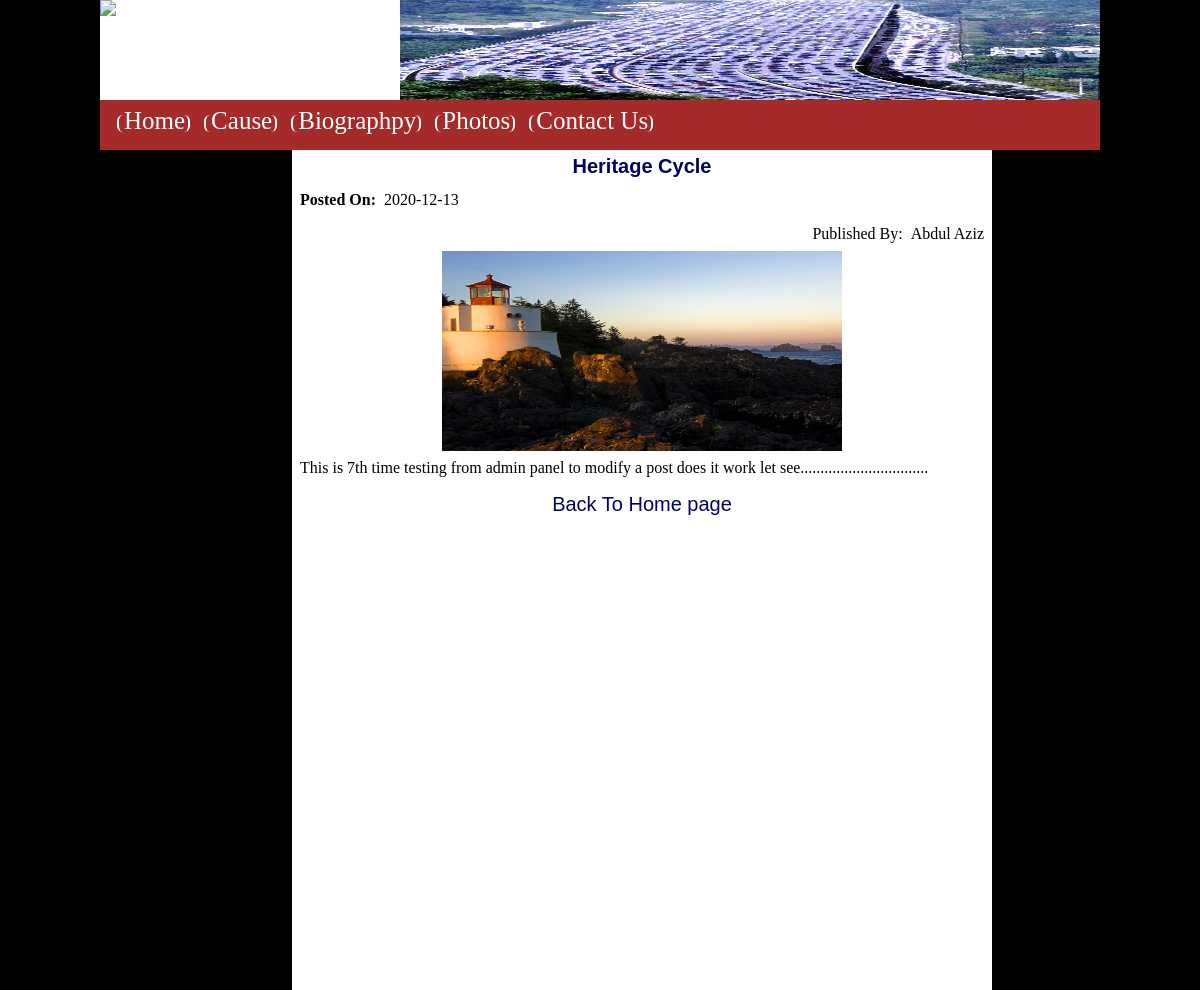
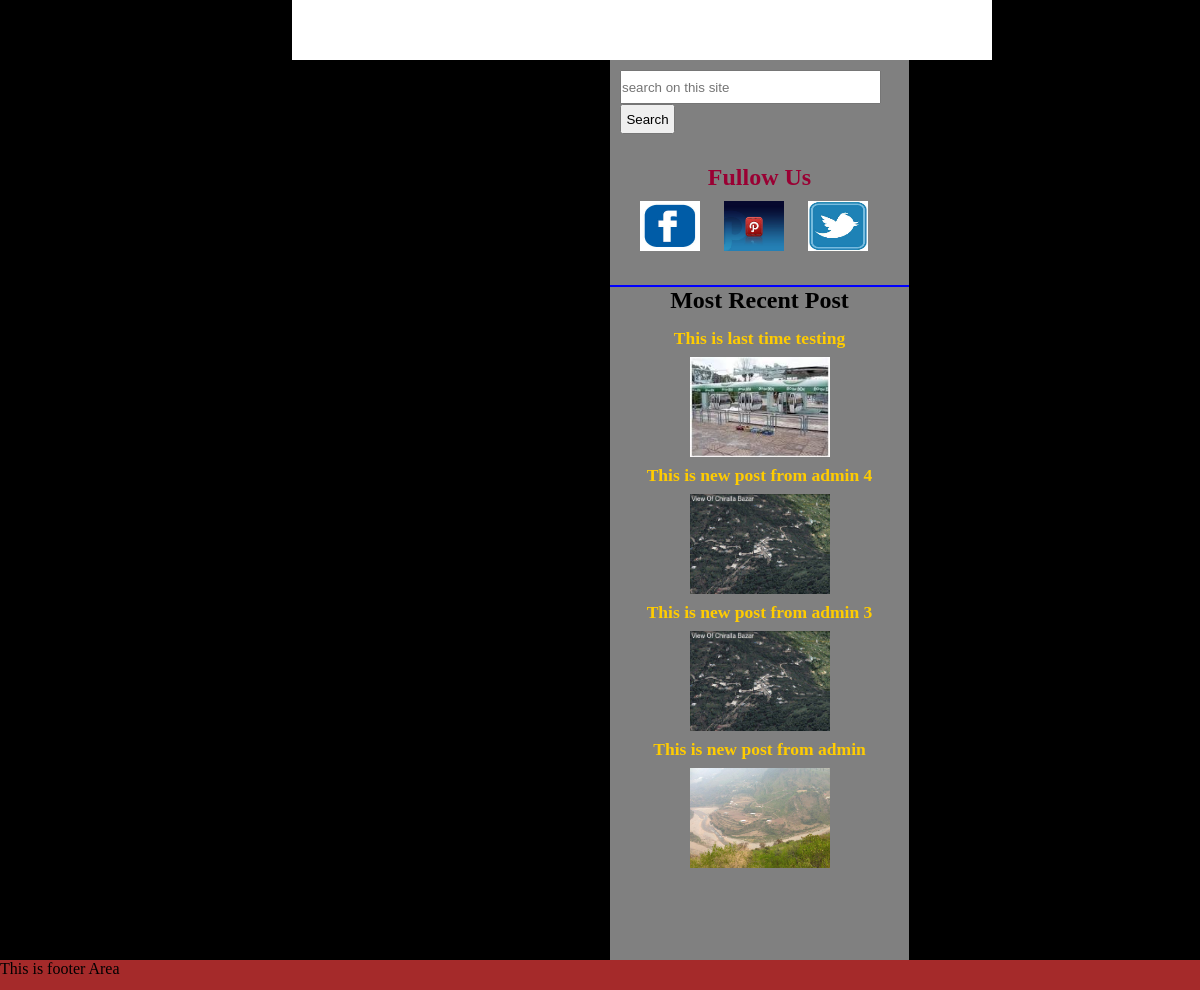
/pages.php?id=18, run on the app's committed database (2 pictures, top to bottom).
### tables this page shows
CREATE TABLE IF NOT EXISTS `post` (
  `post_id` int(10) NOT NULL AUTO_INCREMENT,
  `post_title` varchar(100) NOT NULL,
  `post_date` date NOT NULL,
  `post_author` varchar(100) NOT NULL,
  `post_image` text NOT NULL,
  `post_keywords` text NOT NULL,
  `post_content` text NOT NULL,
  PRIMARY KEY (`post_id`)
);

### pages.php (the view, shortened to what this page needs)
<!DOCTYPE html PUBLIC "-//W3C//DTD XHTML 1.0 Transitional//EN" "http://www.w3.org/TR/xhtml1/DTD/xhtml1-transitional.dtd">
<html xmlns="http://www.w3.org/1999/xhtml">
		<head>
                <link rel="stylesheet" href="projectOne_style.css" media="all"  />
		</head>
<body>
	<?php include("includes/header.php"); ?>
	<?php include("includes/navigation.php");?>
	<div id="content">
			<?php
				if(isset($_GET['id'])){
					$id = $_GET['id'];
   						$select_post = "select * from post where post_id ='$id'";
   						$query = mysql_query($select_post);
				while($row = mysql_fetch_array($query)){
	   					$id = $row['post_id'];
	   					$title = $row['post_title'];
	   					$date = $row['post_date'];
	   					$author= $row['post_author'];
	   					$image = $row['post_image'];
	   					$content = $row['post_content'];
	     ?>
  				<h1 align="center"><a href="pages.php?id=<?php echo $id;?>"><?php echo $title ?></a></h1>
  				<p align="left"><b>Posted On:</b>&nbsp;&nbsp;<?php echo $date ?></p>
  				<p align="right">Published By</b>:&nbsp;&nbsp;<?php echo $author ?></p>
  				<center><img src="images/<?php echo $image; ?>" width="400" height ="200"</center>
   				<p align='justify'><?php echo $content ?></p>
   				<p align="center"><a href="index.php">Back To Home page</a></p>
  		<?php
			}
				}
		?>
    </div>
	<?php include("includes/sideArea.php"); ?>
	<?php include("includes/footer.php"); ?>
</body>
</html>

### includes/sideArea.php (shortened to what this page needs)
	<div id="sideArea">
			<div id="Search_Record">
					<form action="search.php" method="get" enctype="multipart/form-data">
    					<input type="text" placeholder="search on this site" name="value" size="30" style="height:30px"/>
        				<input type="submit" name="search" value="Search" style="height:30px; width:55px" />
    				</form>
			</div>
			<div id="social_media">
										<h3 align="center">Fullow Us</h3>
                    <a href="http://www.facebook.com/nanho.kalho" target="_blank"><img src="images/facebook.jpg"/></a>
						<img src="images/Pin.jpg" />
						<img src="images/twitter.jpg" />
				</div>
										<h2 align="center">Most Recent Post</h2>
				<div id="sidebar_links">
<?php
			$query = "select * from post order by 1 DESC LIMIT 0,4";
			$record = mysql_query($query);
				while ($row = mysql_fetch_array($record)){
					$id = $row['post_id'];
					$title = $row['post_title'];
					$image = $row['post_image'];
						echo "<a href=\"pages.php?id=$id\"> <h3 align='center'>$title</h3>  </a>";
						echo "<p align='center'><a href=\"pages.php?id=$id\"><img src='images/$image' width='140' height='100'></a></p>";
				}
?>
			</div>
			</div>

### projectOne_style.css (style rules this page uses)
* { margin:0px; padding:0px }
body { background:black; margin:0px; padding:0px; }
#content { width:700px; height:auto; height:900px;margin-left:292px; float:left; background:white; }
#content h1 { padding:5px; color:#009; }
#content p { padding:8px; }
#content a:link { color:#006; font-family:Arial, Helvetica, sans-serif; font-size:20px; text-decoration:none; padding:10px; }
#sideArea { width:299px; height:900px;margin-right:291px;float:right; background:gray; }
#social_media { padding:20px; border-bottom:2px solid blue; }
#social_media img { width:60px; height:50px; margin:5px; padding:5px; }
#social_media h3 { text-align:center; font-family:Georgia, "Times New Roman", Times, serif; font-size:24px; color:#903; }
#sidebar_links { padding:6px; }
#sidebar_links a:link { font-size:15px; text-decoration:none; }
#sidebar_links h3 { padding:8px; color:#FC0; }
#Search_Record { align:center; margin:10px; }

### data on the page
post: post_title "Heritage Cycle", post_date "2020-12-13", post_author "Abdul Aziz", post_image (picture), post_content "This is 7th time testing from admin panel to modify a post does it work let see................................"
post: post_title "This is last time testing", post_image (picture)
post: post_title "This is new post from admin 4", post_image (picture)
post: post_title "This is new post from admin 3", post_image (picture)
post: post_title "This is new post from admin", post_image (picture)
